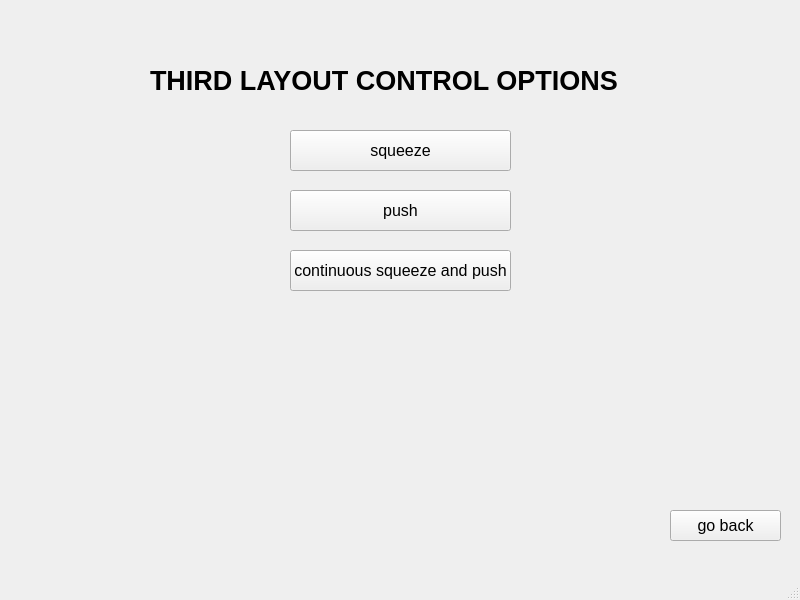
<?xml version="1.0" encoding="UTF-8"?>
<ui version="4.0">
 <class>ThirdLayoutWindow</class>
 <widget class="QMainWindow" name="ThirdLayoutWindow">
  <property name="geometry">
   <rect>
    <x>0</x>
    <y>0</y>
    <width>800</width>
    <height>600</height>
   </rect>
  </property>
  <property name="windowTitle">
   <string>MainWindow</string>
  </property>
  <widget class="QWidget" name="centralwidget">
   <widget class="QPushButton" name="goBackButton">
    <property name="geometry">
     <rect>
      <x>670</x>
      <y>510</y>
      <width>111</width>
      <height>31</height>
     </rect>
    </property>
    <property name="font">
     <font>
      <family>Tahoma</family>
      <pointsize>12</pointsize>
     </font>
    </property>
    <property name="text">
     <string>go back</string>
    </property>
   </widget>
   <widget class="QLabel" name="titleLabel">
    <property name="geometry">
     <rect>
      <x>150</x>
      <y>60</y>
      <width>511</width>
      <height>41</height>
     </rect>
    </property>
    <property name="font">
     <font>
      <family>Tahoma</family>
      <pointsize>20</pointsize>
      <weight>75</weight>
      <bold>true</bold>
     </font>
    </property>
    <property name="text">
     <string>THIRD LAYOUT CONTROL OPTIONS</string>
    </property>
   </widget>
   <widget class="QPushButton" name="pushButton">
    <property name="geometry">
     <rect>
      <x>290</x>
      <y>190</y>
      <width>221</width>
      <height>41</height>
     </rect>
    </property>
    <property name="font">
     <font>
      <family>Tahoma</family>
      <pointsize>12</pointsize>
     </font>
    </property>
    <property name="text">
     <string>push</string>
    </property>
   </widget>
   <widget class="QPushButton" name="squeezeButton">
    <property name="geometry">
     <rect>
      <x>290</x>
      <y>130</y>
      <width>221</width>
      <height>41</height>
     </rect>
    </property>
    <property name="font">
     <font>
      <family>Tahoma</family>
      <pointsize>12</pointsize>
     </font>
    </property>
    <property name="text">
     <string>squeeze</string>
    </property>
   </widget>
   <widget class="QPushButton" name="continuousSqueezeAndPushButton">
    <property name="geometry">
     <rect>
      <x>290</x>
      <y>250</y>
      <width>221</width>
      <height>41</height>
     </rect>
    </property>
    <property name="font">
     <font>
      <family>Tahoma</family>
      <pointsize>12</pointsize>
     </font>
    </property>
    <property name="text">
     <string>continuous squeeze and push</string>
    </property>
   </widget>
  </widget>
  <widget class="QMenuBar" name="menubar">
   <property name="geometry">
    <rect>
     <x>0</x>
     <y>0</y>
     <width>800</width>
     <height>21</height>
    </rect>
   </property>
  </widget>
  <widget class="QStatusBar" name="statusbar"/>
 </widget>
 <resources/>
 <connections/>
</ui>
